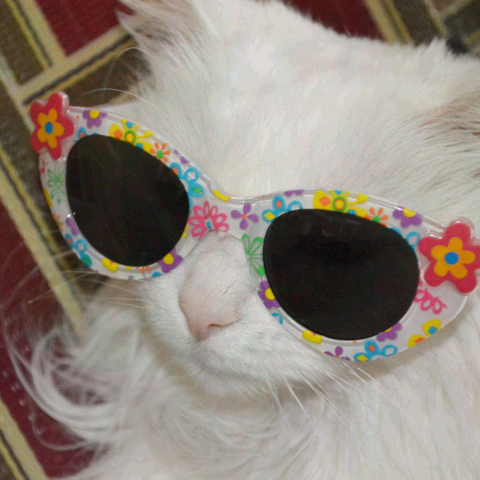
#> input picture RingZer0_CTF/steganography/Crazy Cat Lady (3p)/file.png, 480 x 480 px
$ python rgb_lsb.py
#> lines starting #> are read from the running program, lines starting #| are printed output that depends on the picture
from PIL import Image

def extract_hidden_value(pixel_data, index):
    """
    Extracts a hidden value from RGB pixel data.

    Args:
    pixel_data: A byte array of pixel data.
    index: Index of the pixel being processed.

    Returns:
    An integer representing the extracted hidden value.
    """
    # Extract RGB components
    """
    pixel_data[index * 3] and `111` in binary
    This is often done to extract a specific part
    of the data stored in the pixel, such as a hidden message,
    by isolating the least significant bits of the color values.
    """
    red = pixel_data[index * 3] & 7
    green = pixel_data[index * 3 + 1] & 7
    blue = pixel_data[index * 3 + 2] & 7

    # Perform bitwise XOR on RGB components and shift left by 5
    hidden_val = (red ^ green ^ blue) << 5
    return hidden_val

# Load the image
with Image.open("./file.png") as original_image:
#> original_image is the input picture: PIL image 480x480 RGB; mean R, G, B 144.4, 134.3, 124.7
    width, height = original_image.size
#> width = 480; height = 480
    original_pixels = original_image.tobytes()

# Process each pixel to extract hidden values
processed_pixels = [extract_hidden_value(original_pixels, i) for i in range(width * height)]
#> processed_pixels = 230400 items

# Create a new image with the processed data
with Image.frombytes("L", (width, height), bytes(processed_pixels)) as new_image:
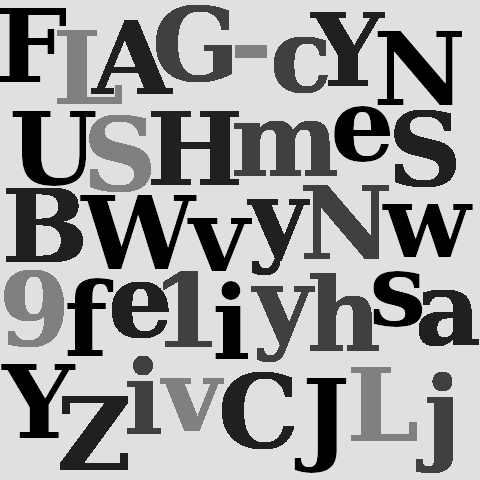
#> new_image: PIL image 480x480 L; min 0, max 224, mean 160.2
    new_image.save("./solution.png")
